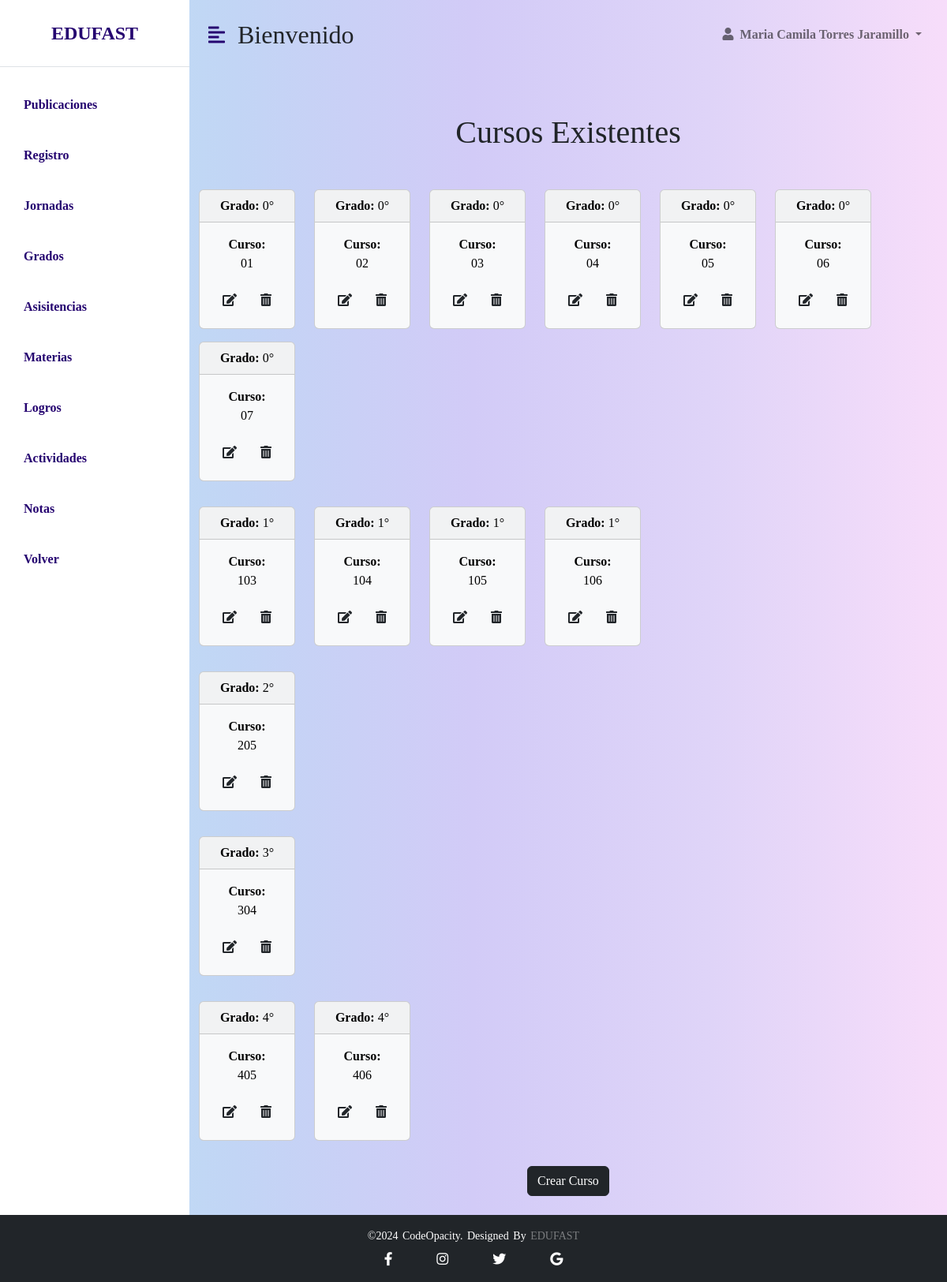
Page /administrador/php/Cursos/Curso.php on the committed database.
### tables this page shows
CREATE TABLE `cursos` (
  `id_cursos` int(11) NOT NULL,
  `curso` char(10) DEFAULT NULL,
  `grado_id_grado` int(11) NOT NULL
);

CREATE TABLE `grado` (
  `id_grado` int(11) NOT NULL,
  `nivel_educativo` char(45) DEFAULT NULL,
  `grado` char(10) DEFAULT NULL
);

### administrador/php/Cursos/consultarcurso.php (called while the page is built, shortened)
<?php
include "Conexion.php";
try {
    $sentencia = $base_de_datos->prepare("
       SELECT cursos.*, grado.*
           FROM cursos
            INNER JOIN grado ON cursos.grado_id_grado = grado.id_grado
            ORDER BY grado.grado ASC, cursos.curso ASC;
    ");
    $sentencia->execute();
    $cursos = $sentencia->fetchAll(PDO::FETCH_OBJ);
} catch (PDOException $e) {
    echo "Error: " . $e->getMessage();
    exit();
}
?>

### administrador/php/Cursos/Curso.php (the view, shortened to what this page needs)
<?php
include "consultarcurso.php";
?>
<!DOCTYPE html>
<html lang="en">
<head>
    <link href="https://cdn.jsdelivr.net/npm/bootstrap@5.0.0-beta3/dist/css/bootstrap.min.css" rel="stylesheet" />
    <link rel="stylesheet" href="https://cdnjs.cloudflare.com/ajax/libs/font-awesome/5.15.3/css/all.min.css" />
    <link rel="stylesheet" href="../../css/nav.css"/>
</head>
<body>
    <div class="d-flex" id="wrapper">
    <div class="listado" id="sidebar-wrapper">
            <div class="sidebar-heading text-center py-4 primary-text fs-4 fw-bold text-uppercase border-bottom">EDUFAST</div>
            <div class="list-group list-group-flush my-3">
                <a href="actividad.html" class="list-group-item list-group-item-action bg-transparent second-text fw-bold">Publicaciones</a>
                <a href="asistencia.html" class="list-group-item list-group-item-action bg-transparent second-text fw-bold">Registro</a>
                <a href="curso.html" class="list-group-item list-group-item-action bg-transparent second-text fw-bold">Jornadas</a>
                <a href="grado.html" class="list-group-item list-group-item-action bg-transparent second-text fw-bold">Grados</a>
                <a href="logro.html" class="list-group-item list-group-item-action bg-transparent second-text fw-bold">Asisitencias</a>
                <a href="materia.html" class="list-group-item list-group-item-action bg-transparent second-text fw-bold">Materias</a>
                <a href="nota.html" class="list-group-item list-group-item-action bg-transparent second-text fw-bold">Logros</a>
                <a href="nota.html" class="list-group-item list-group-item-action bg-transparent second-text fw-bold">Actividades</a>
                <a href="nota.html" class="list-group-item list-group-item-action bg-transparent second-text fw-bold">Notas</a>
                <a href="../../../admin/pag_principal.php" class="list-group-item list-group-item-action bg-transparent second-text fw-bold">Volver</a>
            </div>
        </div>
        <div id="page-content-wrapper">
            <nav class="navbar navbar-expand-lg navbar-light bg-transparent py-4 px-4">
                <div class="d-flex align-items-center">
                    <i class="fas fa-align-left primary-text fs-4 me-3" id="menu-toggle"></i>
                    <h2 class="fs-2 m-0">Bienvenido</h2>
                </div>
                <div class="collapse navbar-collapse" id="navbarSupportedContent">
                    <ul class="navbar-nav ms-auto mb-2 mb-lg-0">
                        <li class="nav-item dropdown">
                            <a class="nav-link dropdown-toggle second-text fw-bold" href="#" id="navbarDropdown"
                                role="button" data-bs-toggle="dropdown" aria-expanded="false">
                                <i class="fas fa-user me-2"></i>Maria Camila Torres Jaramillo
                            </a>
                        </li>
                    </ul>
                </div>
            </nav>
			<div class="mt-5">
                <div class="row">
                    <div class="col-md-12 text-center">
                    <main class="main-container">
        <h1 class="text-dark mt-2 mb-5">Cursos Existentes</h1>
        <div class="container">
  <?php
  $gradoActual = null;
  foreach ($cursos as $curso) :
    if ($gradoActual !== $curso->grado) {
      if ($gradoActual !== null) {
        echo '</div>';
      }
      $gradoActual = $curso->grado;
      echo '<div class="row mb-3">';
    }
  ?>
      <div class="col-auto">
        <div class="card text-bg-light mb-3" style="max-width: 8rem;">
          <div class="card-header"><b> Grado: </b><?php echo htmlspecialchars($curso->grado); ?></div>
          <div class="card-body">
            <p class="card-text text-center"><b> Curso:</b><br><?php echo htmlspecialchars($curso->curso); ?></p>
            <button type="button" class="btn" data-bs-toggle="modal" data-bs-target="#actualizar<?= $curso->id_cursos ?>">
              <i class="fas fa-edit"></i>
            </button>
            <button type="button" class="btn" data-bs-toggle="modal" data-bs-target="#eliminarModal<?= $curso->id_cursos ?>">
              <i class="fas fa-trash-alt"></i>
            </button>
          </div>
        </div>
      </div>
  <?php endforeach; ?>
  </div>
</div>
        <div class="d-flex justify-content-center mb-4">
            <a class="btn btn-dark" type="button" data-bs-toggle="modal" data-bs-target="#crear">Crear Curso</a>
        </div>
    </main>
        </div>
                </div>
            </div>
            </div>
        </div>
<footer class="footer-bottom bg-dark text-white text-center py-3 mt-auto">
        <p class="mb-0">©2024 codeOpacity. Designed by <span>EDUFAST</span></p>
        <div class="socials d-flex justify-content-center mt-2">
            <a href="https://www.facebook.com/cedid.sanpablo.3?locale=es_LA" class="text-white mx-2"><i class="fab fa-facebook-f"></i></a>
            <a href="https://www.instagram.com/plumapaulista/" class="text-white mx-2"><i class="fab fa-instagram"></i></a>
            <a href="https://x.com/Cedidsanpablo" class="text-white mx-2"><i class="fab fa-twitter"></i></a>
            <a href="mailto:cedidsanpablobosa7@educacionbogota.edu.co" class="text-white mx-2"><i class="fab fa-google"></i></a>
        </div>
    </footer>
</body>
</html>

### administrador/css/nav.css (style rules this page uses)
body { margin: 0; padding: 0; font-family: serif; background-color: #EAF4F4; background-image: linear-gradient( to right, #bae3f3, #c2d5f5, #d2cbf7, #dfd4f8, #f7ddfa ); display: flex; flex-direction: column; min-height: 100vh; }
:root { --main-bg-color: #009d63; --main-text-color: #009d63; --second-text-color:#250470; --second-bg-color: #c1efde; --three-bg-color:#a4a4a4; --fourth-bg-color:#545454; }
.listado { background-color: white; }
.primary-text { color: var( --second-text-color); }
.second-text { color: var( --second-text-color); }
#wrapper { overflow-x: hidden; background-image: linear-gradient( to right, #bae3f3, #c2d5f5, #d2cbf7, #dfd4f8, #f7ddfa ); }
#sidebar-wrapper { min-height: 100vh; margin-left: -15rem; -webkit-transition: margin 0.25s ease-out; -moz-transition: margin 0.25s ease-out; -o-transition: margin 0.25s ease-out; transition: margin 0.25s ease-out; }
#sidebar-wrapper .sidebar-heading { padding: 0.875rem 1.25rem; font-size: 1.2rem; }
#sidebar-wrapper .list-group { width: 15rem; }
#page-content-wrapper { min-width: 100vw; }
#menu-toggle { cursor: pointer; }
.list-group-item { border: none; padding: 20px 30px; }
.socials { list-style: none; display: flex; align-items: center; justify-content: center; }
.socials a { text-decoration: none; color: #fff; }
.socials a i { font-size: 17px; padding: 0px 20px; transition: color .4s ease; }
.footer-bottom { background: #000; width: 100%; padding: 20px 0; text-align: center; }
.footer-bottom p { font-size: 14px; color: white; word-spacing: 2px; text-transform: capitalize; }
.footer-bottom span { text-transform: uppercase; opacity: .4; font-weight: 200; }
@media (min-width: 768px) { #sidebar-wrapper { margin-left: 0; } }
@media (min-width: 768px) { #page-content-wrapper { min-width: 0; width: 100%; } }

### rows in the picture
cursos: grado_id_grado.grado "0°", curso "01"
cursos: grado_id_grado.grado "0°", curso "02"
cursos: grado_id_grado.grado "0°", curso "03"
cursos: grado_id_grado.grado "0°", curso "04"
cursos: grado_id_grado.grado "0°", curso "05"
cursos: grado_id_grado.grado "0°", curso "06"
cursos: grado_id_grado.grado "0°", curso "07"
cursos: grado_id_grado.grado "1°", curso "103"
cursos: grado_id_grado.grado "1°", curso "104"
cursos: grado_id_grado.grado "1°", curso "105"
cursos: grado_id_grado.grado "1°", curso "106"
cursos: grado_id_grado.grado "2°", curso "205"
cursos: grado_id_grado.grado "3°", curso "304"
cursos: grado_id_grado.grado "4°", curso "405"
cursos: grado_id_grado.grado "4°", curso "406"
